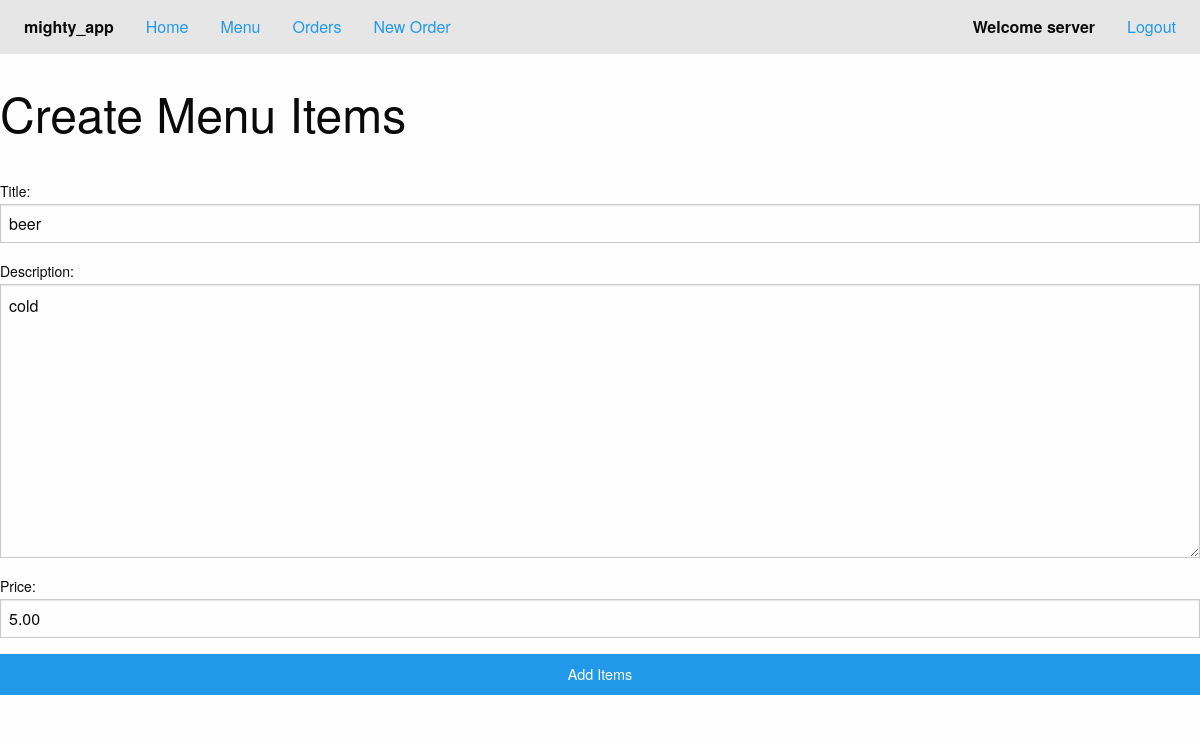
/menu/2 (signed in), run on the app's committed database.
### mighty_app/models.py (models this page shows, shortened)
class MenuItem(models.Model):
    created_by = models.ForeignKey('auth.User')
    title = models.CharField(max_length=25)
    description = models.TextField(blank=True)
    price = models.DecimalField(max_digits=4, decimal_places=2)

### mighty_app/views.py (the view)
# urls.py: url(r'^menu/(?P<pk>\d+)$', MenuUpdateView.as_view(), name='menu_item_update_view'),
class MenuUpdateView(LoginRequiredMixin, UpdateView):
    model = MenuItem
    fields = ['id', 'title', 'description', 'price']
    success_url = reverse_lazy("index_view")

### templates/mighty_app/menuitem_form.html (shortened to what this page needs)
{% extends "base.html" %}
{% block body %}
<h1>Create Menu Items</h1>
<br>
<form class="form-center" action="" method="post">
    {{ form.as_p }}
    <input class="expanded button" type="submit" name="add_items" value="Add Items">
</form>
{% endblock %}

### templates/base.html (shortened to what this page needs)
{% load staticfiles %}
<!doctype html>
<html class="no-js" lang="en">
  <head>
    <link rel="stylesheet" href="{% static "mighty_app/css/foundation.min.css" %}" />
    <link rel="stylesheet" href="{% static "mighty_app/css/app.css" %}" />
  </head>
  <body>
    <div class="top-bar">
        <div class="top-bar-left">
            <ul class="dropdown menu" data-dropdown-menu>
                <li class="menu-text">mighty_app</li>
                <li><a href="{% url 'index_view' %}">Home</a></li>
                {% if user.is_authenticated %}
                    <li><a href="{% url 'menu_item_list_view' %}">Menu</a></li>
                    <li><a href="{% url 'order_list_view' %}">Orders</a></li>
                {% else %}
                    <li><a href="{% url 'register_view' %}">Create Account</a></li>
                {% endif %}
                {% if user.profile.job == "Server" %}
                <li><a href="{% url 'order_create_view' %}">New Order</a></li>
                {% endif %}
            </ul>
        </div>
        <div class="top-bar-right">
            <ul class="menu">
                {% if user.is_authenticated %}
                    <li class="menu-text">Welcome {{ user }}</li>
                    <li><a href="{% url 'logout' %}?next={% url 'index_view' %}">Logout</a></li>
                {% else %}
                    <li><a href="{% url 'login' %}">Login</a></li>
                {% endif %}
            </ul>
        </div>
    </div>
      <div class="container">
          <div class="row">
          {% block body %}{% endblock %}
          </div>
      </div>
  </body>
</html>

### mighty_app/static/mighty_app/css/app.css (style rules this page uses)
.top-bar { margin-bottom: 25px; }

### data on the page
MenuItem: title "beer", description "cold", price "5.00"

### other printed values
{{ user }} "server"
